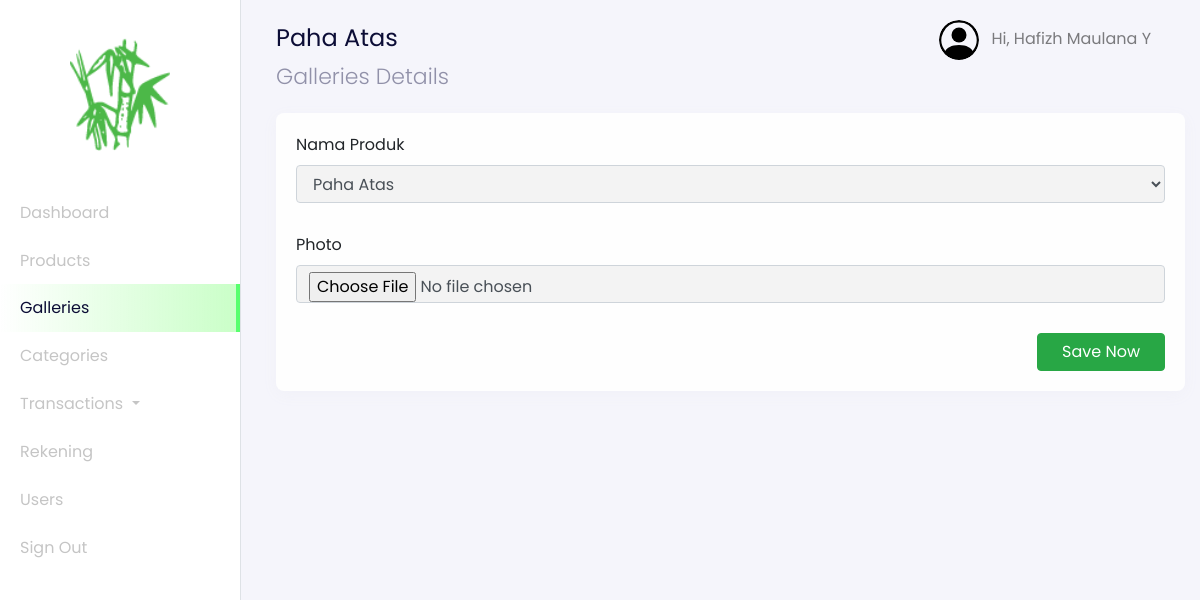
Page /admin?page=galleries-details&id=1 (signed in) on the committed database.
### tables this page shows
CREATE TABLE `users` (
  `id_user` int(11) NOT NULL,
  `name` varchar(255) NOT NULL,
  `email` varchar(255) NOT NULL,
  `password` varchar(255) NOT NULL,
  `address` text,
  `phone_number` varchar(255) NOT NULL,
  `postal_code` varchar(191) NOT NULL,
  `roles` varchar(255) NOT NULL
);

CREATE TABLE `products_galleries` (
  `id_gallery` int(11) NOT NULL,
  `photos` varchar(255) NOT NULL,
  `product_id` int(11) NOT NULL
);

CREATE TABLE `products` (
  `id_product` int(11) NOT NULL,
  `product_name` varchar(255) NOT NULL,
  `unit` int(11) NOT NULL,
  `price` varchar(255) NOT NULL,
  `descriptions` text NOT NULL,
  `category_id` int(11) NOT NULL,
  `stock` varchar(255) NOT NULL
);

### config/config.php (called while the page is built, shortened)
<?php
$host = 'localhost';
$user = 'root';
$password = '';
$dbname = 'bamboo_art';
$conn = mysqli_connect($host, $user, $password, $dbname);
function query($query)
{
    global $conn;
    $result = mysqli_query($conn, $query);
    $rows = [];
    while ($row = mysqli_fetch_assoc($result)) {
        $rows[] = $row;
    }
    return $rows;
}
?>

### admin/dashboard-galleries-details.php (the view, shortened to what this page needs)
<?php
$id = $_GET["id"];
$galleries = query("SELECT * FROM products_galleries INNER JOIN products ON products_galleries.product_id = products.id_product WHERE products_galleries.id_gallery = $id")[0];
?>
<nav
  class="navbar navbar-expand-lg navbar-light navbar-store fixed-top"
  data-aos="fade-down"
>
  <div class="container-fluid">
    <div class="collpase navbar-collapse" id="navbarResponsive">
      <ul class="navbar-nav d-none d-lg-flex ml-auto">
        <li class="nav-item dropdown">
          <a
            href="#"
            class="nav-link"
            id="navbarDropdown"
            role="button"
            data-toggle="dropdown"
          >
            <img
              src="../assets/images/person-circle.svg"
              alt="profile"
              height="40px"
              class="rounded-circle mr-2 profile-picture"
            />
            <?php
              $id_user = $_SESSION['user'];
              $user = query("SELECT * FROM users WHERE id_user = $id_user")[0];
            ?>
            Hi, <?= $user["name"]; ?>
          </a>
        </li>
      </ul>
    </div>
  </div>
</nav>
<div
  class="section-content section-dashboard-home"
  data-aos="fade-up"
>
  <div class="container-fluid">
    <div class="dashboard-heading">
      <h2 class="dashboard-title"><?= $galleries["product_name"]; ?></h2>
      <p class="dashboard-subtitle">Galleries Details</p>
    </div>
    <div class="dashboard-content">
      <div class="row">
        <div class="col-12 mt-2">
          <form action="" method="POST" enctype="multipart/form-data">
            <div class="card">
              <div class="card-body">
                <div class="row">
                  <div class="col-md-12">
                    <div class="form-group">
                      <label for="name">Nama Produk</label>
                      <?php
                      $products = query("SELECT * FROM products");
                      ?>
                      <select name="name" id="name" class="form-control">
                        <?php foreach ($products as $product) : ?>
                          <option value="<?= $product["id_product"]; ?>" <?= $product["id_product"] == $galleries["product_id"] ? 'selected' : ''; ?>><?= $product["product_name"]; ?></option>
                        <?php endforeach;?>
                      </select>
                    </div>
                  </div>
                  <div class="col-md-12">
                    <div class="form-group">
                      <label for="photo">Photo</label>
                      <input type="file" name="photo" id="photo" class="form-control">
                    </div>
                  </div>
                </div>
                <div class="row">
                  <div class="col-12 text-right">
                    <button
                      type="submit"
                      name="updateGaleri"
                      class="btn btn-success px-4"
                    >
                      Save Now
                    </button>
                  </div>
                </div>
              </div>
            </div>
          </form>
        </div>
      </div>
    </div>
  </div>
</div>

### rows in the picture
users: name "Hafizh Maulana Y"
products_galleries: product.product_name "Paha Atas", name "Paha Atas"
